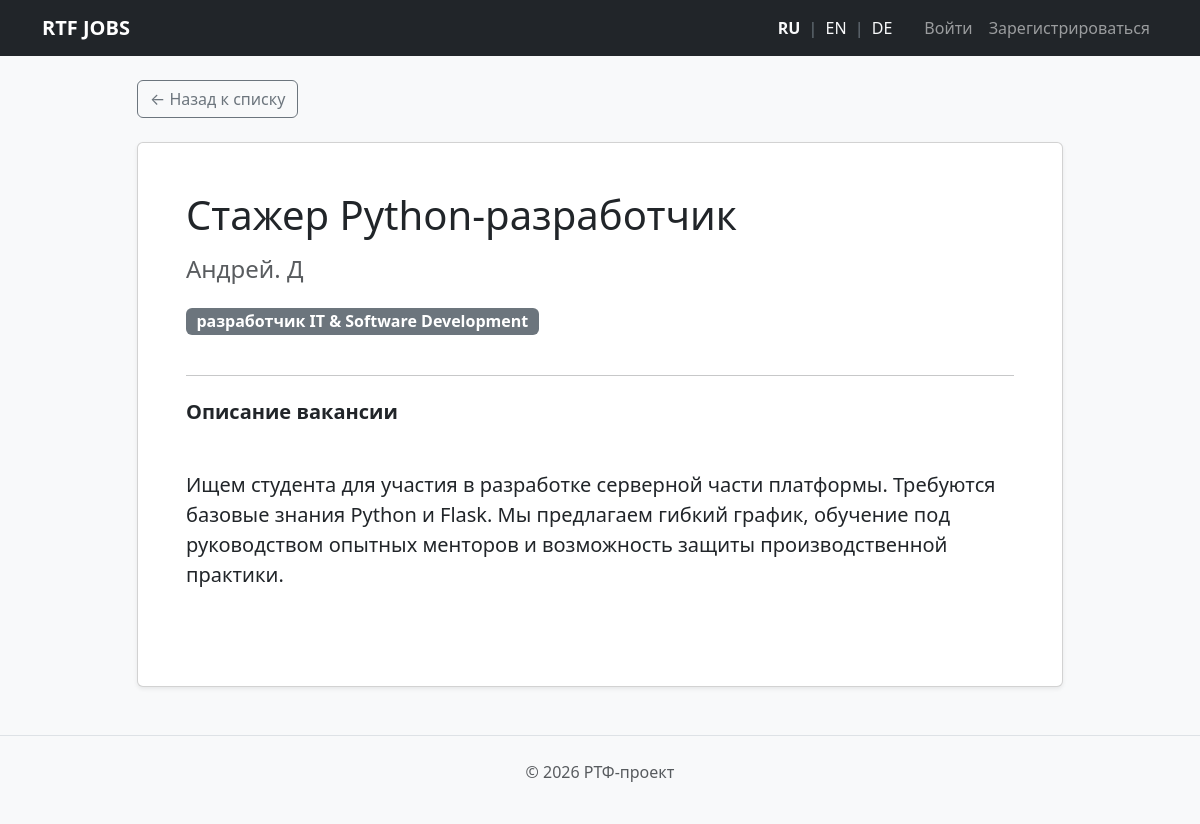
Screenshot of /vacancy/1 with the database file from the repository.
### app/models/vacancy.py (models this page shows)
class Vacancy(db.Model):
    __tablename__ = 'vacancies'
    id = db.Column(db.Integer, primary_key=True)
    title_ru = db.Column(db.String(150), nullable=False)
    title_en = db.Column(db.String(150))
    title_de = db.Column(db.String(150))
    description_ru = db.Column(db.Text, nullable=False)
    description_en = db.Column(db.Text)
    description_de = db.Column(db.Text)
    company = db.Column(db.String(150), nullable=False)
    salary_from = db.Column(db.Integer)
    salary_to = db.Column(db.Integer)
    employment_type = db.Column(db.String(50))
    is_internship = db.Column(db.Boolean, default=False)
    created_at = db.Column(db.DateTime, default=datetime.utcnow)
    department_id = db.Column(db.Integer, db.ForeignKey('departments.id'), nullable=False)
    author_id = db.Column(db.Integer, db.ForeignKey('users.id'), nullable=False)
    category_id = db.Column(db.Integer, db.ForeignKey('categories.id'), nullable=True)
    skills = db.relationship('Skill', secondary=vacancy_skills, backref=db.backref('vacancies', lazy='dynamic'))
    applications = db.relationship('Application', backref='vacancy', lazy=True)

### app/models/department.py (models this page shows)
class Department(db.Model):
    __tablename__ = 'departments'
    id = db.Column(db.Integer, primary_key=True)
    name_ru = db.Column(db.String(100), nullable=False, unique=True)
    name_en = db.Column(db.String(100))
    name_de = db.Column(db.String(100))
    vacancies = db.relationship('Vacancy', backref='department', lazy=True)

### app/routes/vacancy.py (the view)
@vacancy_bp.route('/vacancy/<int:id>')
def vacancy_detail(id):
    vacancy = Vacancy.query.get_or_404(id)
    return render_template('vacancy_detail.html', vacancy=vacancy)

### templates/vacancy_detail.html (shortened to what this page needs)
{% extends "base.html" %}  {% block content %}
<div class="row justify-content-center">
  <div class="col-md-10">
    <a href="/" class="btn btn-outline-secondary mb-4"
      >&larr; {{ t('back_to_list') }}</a
    >
    <div class="card shadow-sm">
      <div class="card-body p-5">
        <h1 class="card-title text-dark mb-3">
          {{ get_db_lang(vacancy, 'title') }}
        </h1>
        <h4 class="text-muted mb-4">{{ vacancy.company }}</h4>
        <span class="badge bg-secondary mb-4 fs-6">
          {{ get_db_lang(vacancy.department, 'name') }}
        </span>
        <hr class="mb-4" />
        <h5 class="fw-bold mb-3">{{ t('description_vacancy') }}</h5>
        <div class="card-text fs-5" style="white-space: pre-line">
          {{ get_db_lang(vacancy, 'description') or "Описание для этой вакансии
          пока не добавлено." }}
        </div>
      </div>
    </div>
  </div>
</div>
{% endblock %}

### rows the page displays
Vacancy: title_ru "Стажер Python-разработчик", company "Андрей. Д", description_ru "Ищем студента для участия в разработке серверной части платформы. Требуются базовые знания Python и Flask. Мы предлагаем гибкий график, обучение под руководством опытных менторов и возможность защиты производственной практики."
Department: name_ru "разработчик IT & Software Development"

### other values shown
{{ t('login') }} "Войти"
{{ t('register') }} "Зарегистрироваться"
{{ t('back_to_list') }} "Назад к списку"
{{ t('description_vacancy') }} "Описание вакансии"
{{ t('footer_text') }} "РТФ-проект"
